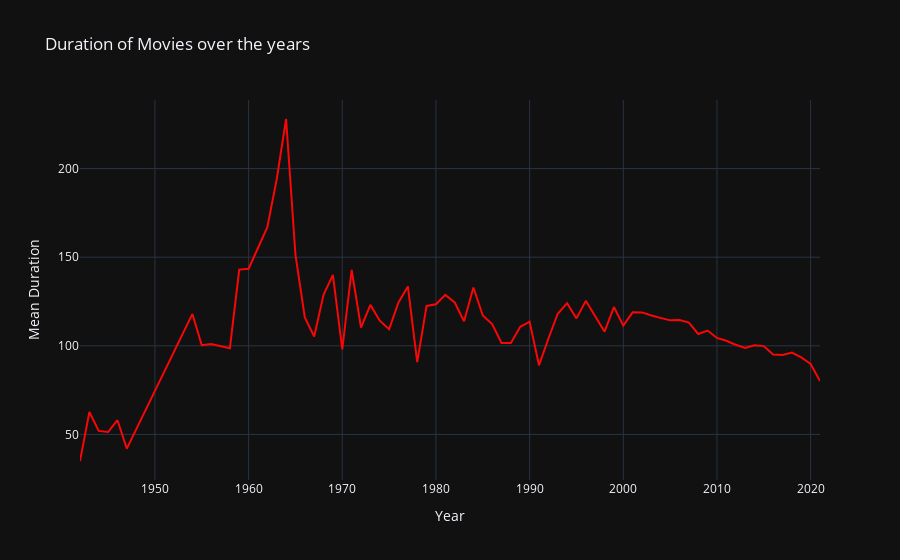

Write notebook code for a chart like this one.
### Markdown cell above
As we can see from this plot, majority of the movies are around the 80-120 minutes mark.

### Code cell
duration_year = d2.groupby(['release_year']).mean()
duration_year = duration_year.sort_index()

trace1 = go.Scatter(
                    x=duration_year.index, 
                    y=duration_year.duration.values, 
                    name="Duration of movies", 
                    marker=dict(color = 'rgb(249, 6, 6)',
                             line=dict(color='rgb(0,0,0)',width=1.5)))

layout = go.Layout(hovermode= 'closest', title = 'Duration of Movies over the years' , xaxis = dict(title = 'Year'), yaxis = dict(title = 'Mean Duration'),template= "plotly_dark")
fig = go.Figure(data = [trace1], layout=layout)
fig.show()

### Figure 1 — Plotly figure (JSON) as saved in the notebook; plotly's stock layout.template omitted (floating-point values rounded to 4 significant figures)
{"data": [{"marker": {"color": "rgb(249, 6, 6)", "line": {"color": "rgb(0, 0, 0)", "width": 1.5}}, "name": "Duration of movies", "type": "scatter", "x": [1942, 1943, 1944, 1945, 1946, 1947, 1954, 1955, 1956, 1958, 1959, 1960, 1962, 1963, 1964, 1965, 1966, 1967, 1968, 1969, 1970, 1971, 1972, 1973, 1974, 1975, 1976, 1977, 1978, 1979, 1980, 1981, 1982, 1983, 1984, 1985, 1986, 1987, 1988, 1989, 1990, 1991, 1992, 1993, 1994, 1995, 1996, 1997, 1998, 1999, 2000, 2001, 2002, 2003, 2004, 2005, 2006, 2007, 2008, 2009, 2010, 2011, 2012, 2013, 2014, 2015, 2016, 2017, 2018, 2019, 2020, 2021], "y": [35, 62.67, 52, 51.33, 58, 42, 118, 100.3, 101, 98.67, 143, 143.5, 167, 194, 228, 151.5, 116, 105.2, 128.8, 140, 98, 142.8, 110.3, 123.1, 114.2, 109.3, 124.4, 133.5, 90.83, 122.5, 123.4, 128.8, 124.5, 113.9, 132.9, 117.1, 112.2, 101.6, 101.6, 110.8, 113.6, 89, 104, 118.1, 124.1, 115.5, 125.4, 117.0, 108.0, 121.9, 111.4, 118.9, 118.9, 117.1, 115.9, 114.4, 114.5, 113.1, 106.7, 108.6, 104.4, 102.8, 100.6, 98.75, 100.3, 99.83, 95.11, 94.84, 96.17, 93.46, 89.8, 80.17]}], "layout": {"hovermode": "closest", "title": {"text": "Duration of Movies over the years"}, "xaxis": {"title": {"text": "Year"}, "type": "linear", "range": [1942, 2021], "autorange": true}, "yaxis": {"title": {"text": "Mean Duration"}, "type": "linear", "range": [24.28, 238.7], "autorange": true}, "autosize": true}}
